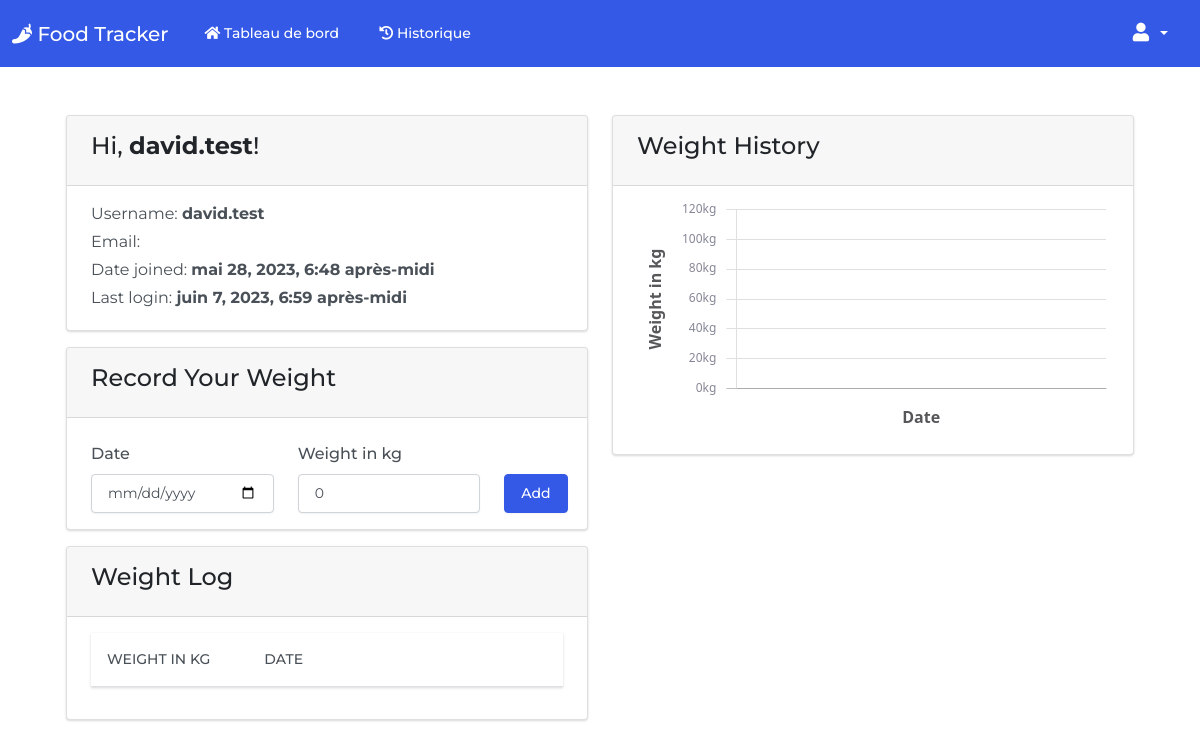
The app's page /profile/weight (signed in), older data.
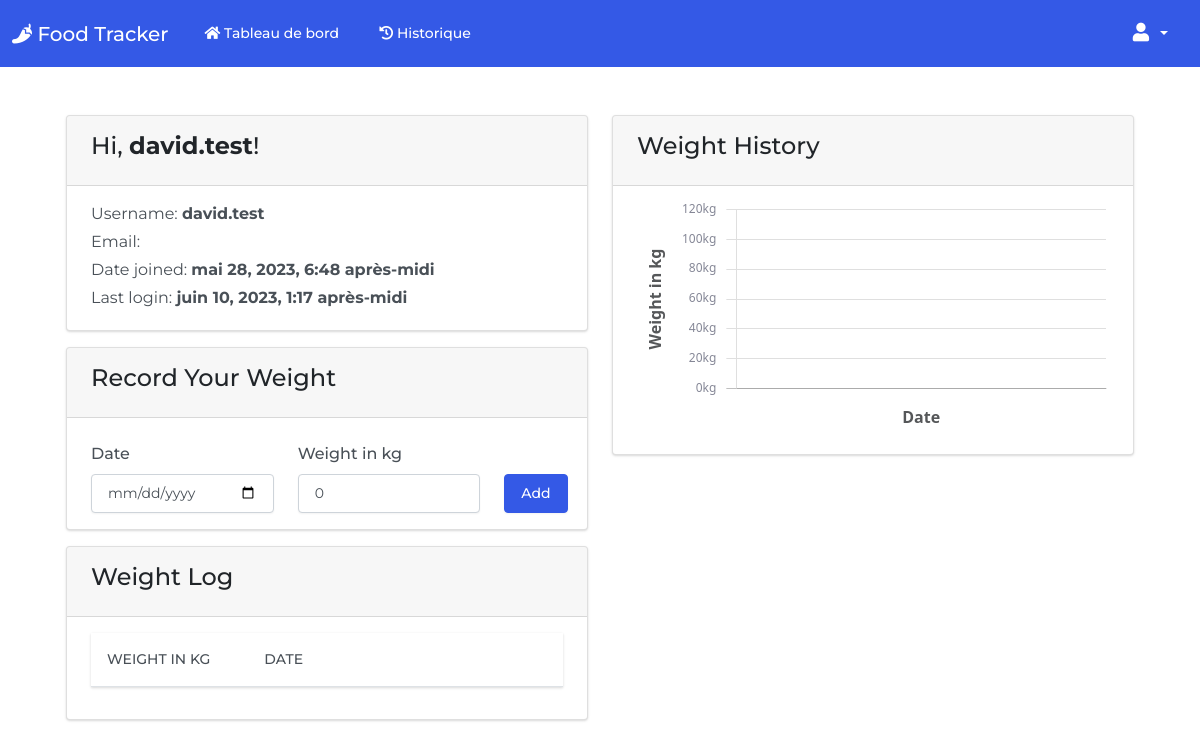
The same page, newer data.
### foodtracker/models.py (models this page shows, shortened)
class User(AbstractUser):
    class UserRoles(models.TextChoices):
        ADMIN = ('ADMIN', 'Admin')
        ENTRAINEUR = ('ENTRAINEUR', 'Entraineur')
        TRIATHLETE = ('TRIATHLETE', 'Triathlete')
    email = models.EmailField('email address', null=True)
    role = models.CharField(max_length=15, choices=UserRoles.choices)
    REQUIRED_FIELDS = []
    class Meta:
        db_table = 'users'

### foodtracker/views.py (the view)
# urls.py: path('profile/weight', views.weight_log_view, name='weight_log'),
@login_required
def weight_log_view(request):
    if request.method == 'POST':
        weight = request.POST['weight']
        entry_date = request.POST['date']
        user = request.user
        weight_log = Weight(user=user, weight=weight, entry_date=entry_date)
        weight_log.save()
    user_weight_log = Weight.objects.filter(user=request.user)
    return render(request, 'user_profile.html', {
        'categories': FoodCategory.objects.all(),
        'user_weight_log': user_weight_log
    })

### templates/user_profile.html (shortened to what the changed rows need)
{% extends 'base.html' %}
{% load static %}
{% block body %}
<div class='py-4 mt-auto'>
    <div class='container-fluid px-4'>
        <div class='row justify-content-center'>
            <div class='col-xl-12'>
                    <div class='row'>
                        <div class='col-md-6 mt-4'>
                            <div class='card bg-secondary mb-3'>
                                <div class='card-header'>
                                    <h4>Hi, <strong>{{ user.username }}</strong>!</h4>
                                </div>
                                <div class='card-body'>
                                    <div class='d-flex w-100 justify-content-between'>
                                        <p class='mb-1'>
                                            Username: <strong>{{ user.username }}</strong>
                                        </p>
                                    </div>
                                    <div class='d-flex w-100 justify-content-between'>
                                        <p class='mb-1'>
                                            Date joined: <strong>{{ user.date_joined }}</strong>
                                        </p>
                                    </div>
                                    <div class='d-flex w-100 justify-content-between'>
                                        <p class='mb-1'>
                                            Last login: <strong>{{ user.last_login }}</strong>
                                        </p>
                                    </div>
                                </div>
                            </div>
                            <div class='card bg-secondary mb-3'>
                                <div class='card-body'>
                                    <table id='weightable' class='table'>
                                        <thead>
                                            <tr>
                                                <th scope='col' class='col-md-4'>Weight in kg</th>
                                                <th scope='col' class='col-md-4'>Date</th>
                                                <th scope='col' class='col-md-4'></th>
                                            </tr>
                                        </thead>
                                    </table>
                                </div>
                            </div>
                        </div>
                    </div>
            </div>
        </div>
    </div>
</div>
{% endblock %}

Row changes from the older to the newer data that the page shows:
changed User "david.test": last_login "juin 7, 2023, 6:59 après-midi" → "juin 10, 2023, 1:17 après-midi"
